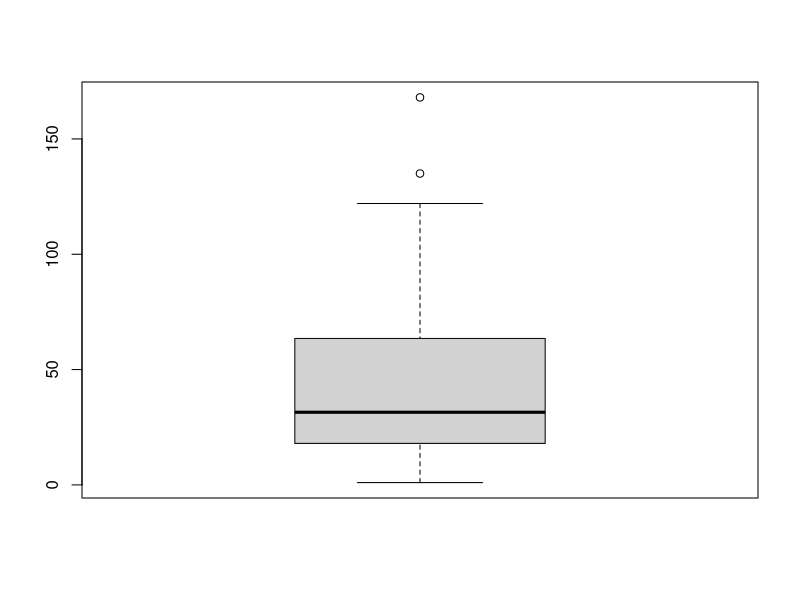
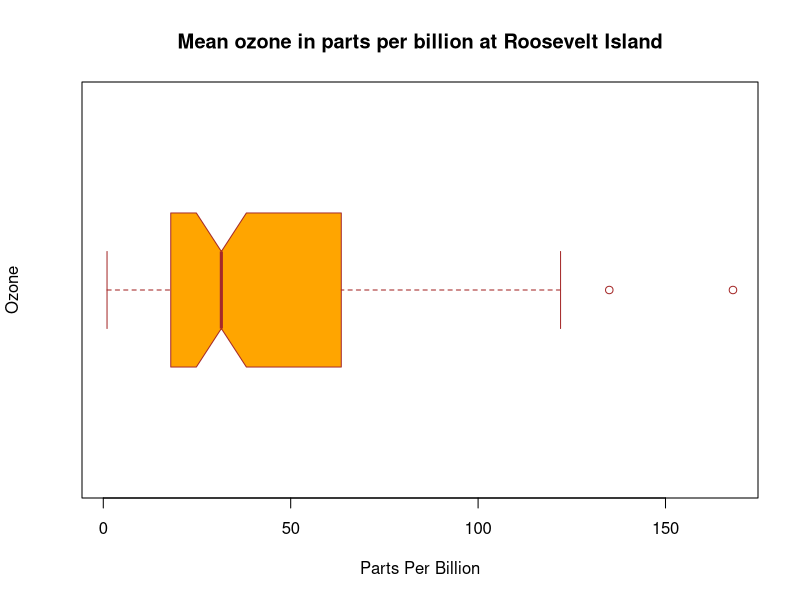
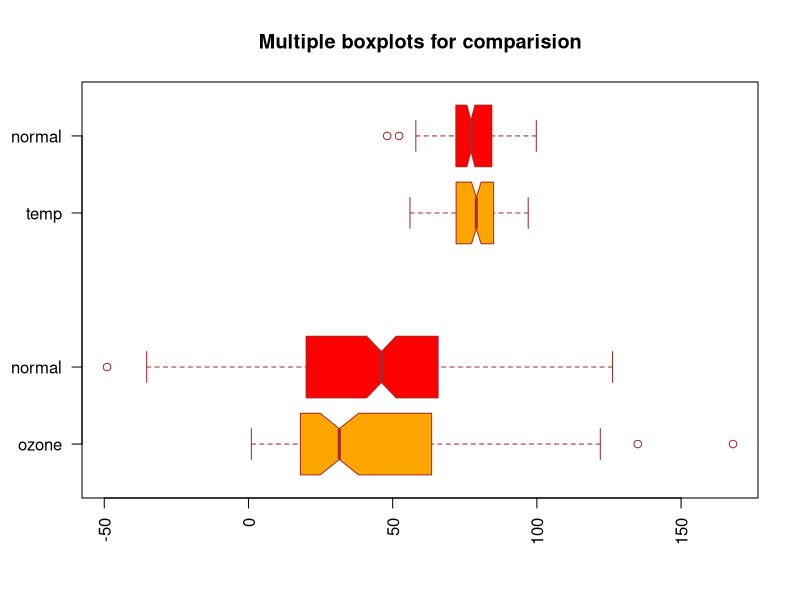
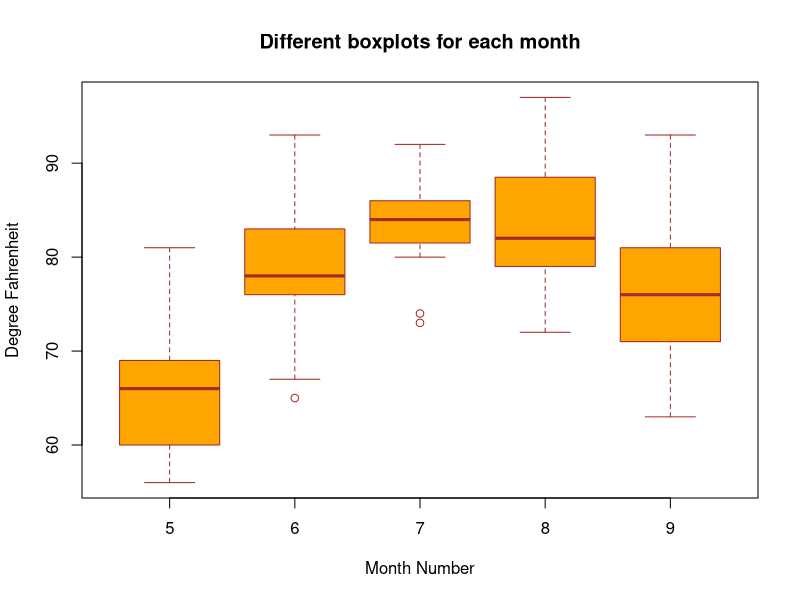

Write the R code that produced these figures, in order.
#Demonstrates boxplot() for visualization.
#airquality data set is used for data

airquality
str(airquality)

#out of the available data, lets plot for ozone readings
boxplot(airquality$Ozone)

#Make notch=FALSE and observe the difference.
#Make horizontal=FALSE and observe the difference.
boxplot(airquality$Ozone,
        main = "Mean ozone in parts per billion at Roosevelt Island",
        xlab = "Parts Per Billion",
        ylab = "Ozone",
        col = "orange",
        border = "brown",
        horizontal = TRUE,
        notch = TRUE
)

#Multiple Box Plots.
#Generate box plots for ozone, temperature, normal distribution with same mean and standard deviation for ozone and temperature
#Prepare the data
#Prepare the vector for ozone
ozone<-airquality$Ozone
#Prepare the vector for temperature
temp<-airquality$Temp
#Generate normal distribution with same mean and sd for ozone
norm_ozone<-rnorm(200,mean=mean(ozone,na.rm=TRUE),sd=sd(ozone,na.rm=TRUE))
#Generate normal distribution with same mean and sd for temperature
norm_temp<-rnorm(200,mean=mean(temp,na.rm=TRUE),sd=sd(temp,na.rm=TRUE))


boxplot(ozone, norm_ozone, temp, norm_temp,
        main = "Multiple boxplots for comparision",
        at = c(1,2,4,5),
        names = c("ozone", "normal", "temp", "normal"),
        las = 2,
        col = c("orange","red"),
        border = "brown",
        horizontal = TRUE,
        notch = TRUE
)


#Box plot grouped by month

boxplot(Temp~Month,
        data=airquality,
        main="Different boxplots for each month",
        xlab="Month Number",
        ylab="Degree Fahrenheit",
        col="orange",
        border="brown"
)